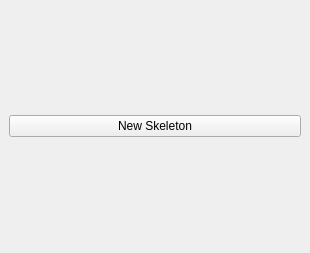
<?xml version="1.0" encoding="UTF-8"?>
<ui version="4.0">
 <class>SkeletonToolWidget</class>
 <widget class="QWidget" name="SkeletonToolWidget">
  <property name="geometry">
   <rect>
    <x>0</x>
    <y>0</y>
    <width>310</width>
    <height>253</height>
   </rect>
  </property>
  <layout class="QVBoxLayout" name="verticalLayout_3">
   <property name="leftMargin">
    <number>0</number>
   </property>
   <property name="topMargin">
    <number>0</number>
   </property>
   <property name="rightMargin">
    <number>0</number>
   </property>
   <property name="bottomMargin">
    <number>0</number>
   </property>
   <item>
    <widget class="QScrollArea" name="scrollArea">
     <property name="frameShape">
      <enum>QFrame::NoFrame</enum>
     </property>
     <property name="widgetResizable">
      <bool>true</bool>
     </property>
     <widget class="QWidget" name="scrollAreaWidgetContents">
      <property name="geometry">
       <rect>
        <x>0</x>
        <y>0</y>
        <width>310</width>
        <height>253</height>
       </rect>
      </property>
      <layout class="QVBoxLayout" name="verticalLayout">
       <property name="leftMargin">
        <number>0</number>
       </property>
       <property name="topMargin">
        <number>0</number>
       </property>
       <property name="rightMargin">
        <number>0</number>
       </property>
       <property name="bottomMargin">
        <number>0</number>
       </property>
       <item>
        <widget class="QStackedWidget" name="stackedWidget">
         <property name="currentIndex">
          <number>0</number>
         </property>
         <widget class="QWidget" name="page_no_skeleton">
          <layout class="QVBoxLayout" name="verticalLayout_2">
           <item>
            <widget class="QPushButton" name="button_new_skeleton">
             <property name="text">
              <string>New Skeleton</string>
             </property>
             <property name="icon">
              <iconset theme="list-add"/>
             </property>
            </widget>
           </item>
          </layout>
         </widget>
         <widget class="QWidget" name="page_skeleton">
          <layout class="QVBoxLayout" name="verticalLayout_4">
           <item>
            <widget class="QLabel" name="label">
             <property name="text">
              <string>Skeleton</string>
             </property>
             <property name="alignment">
              <set>Qt::AlignCenter</set>
             </property>
            </widget>
           </item>
           <item>
            <widget class="Line" name="line">
             <property name="orientation">
              <enum>Qt::Horizontal</enum>
             </property>
            </widget>
           </item>
           <item>
            <widget class="QLabel" name="label_2">
             <property name="text">
              <string>Current Skin</string>
             </property>
            </widget>
           </item>
           <item>
            <widget class="QComboBox" name="combo_skin"/>
           </item>
           <item>
            <widget class="QPushButton" name="button_skin_new">
             <property name="text">
              <string>Add Skin</string>
             </property>
             <property name="icon">
              <iconset theme="list-add"/>
             </property>
            </widget>
           </item>
           <item>
            <widget class="QPushButton" name="button_skin_delete">
             <property name="text">
              <string>Delete Skin</string>
             </property>
             <property name="icon">
              <iconset theme="list-remove"/>
             </property>
            </widget>
           </item>
           <item>
            <spacer name="verticalSpacer">
             <property name="orientation">
              <enum>Qt::Vertical</enum>
             </property>
             <property name="sizeHint" stdset="0">
              <size>
               <width>20</width>
               <height>40</height>
              </size>
             </property>
            </spacer>
           </item>
          </layout>
         </widget>
         <widget class="QWidget" name="page_bone">
          <layout class="QVBoxLayout" name="verticalLayout_7">
           <item>
            <widget class="QLabel" name="label_3">
             <property name="text">
              <string>Bone</string>
             </property>
             <property name="alignment">
              <set>Qt::AlignCenter</set>
             </property>
            </widget>
           </item>
           <item>
            <widget class="Line" name="line_4">
             <property name="orientation">
              <enum>Qt::Horizontal</enum>
             </property>
            </widget>
           </item>
           <item>
            <widget class="QListWidget" name="view_bone_slots"/>
           </item>
           <item>
            <layout class="QHBoxLayout" name="horizontalLayout">
             <item>
              <widget class="QPushButton" name="button_button_slot_add">
               <property name="text">
                <string>Add Slot</string>
               </property>
               <property name="icon">
                <iconset theme="list-add"/>
               </property>
              </widget>
             </item>
             <item>
              <widget class="QPushButton" name="button_button_slot_delete">
               <property name="text">
                <string>Delete Slot</string>
               </property>
               <property name="icon">
                <iconset theme="list-remove"/>
               </property>
              </widget>
             </item>
            </layout>
           </item>
          </layout>
         </widget>
         <widget class="QWidget" name="page_slot">
          <layout class="QVBoxLayout" name="verticalLayout_6">
           <item>
            <widget class="QLabel" name="label_4">
             <property name="text">
              <string>Slot</string>
             </property>
             <property name="alignment">
              <set>Qt::AlignCenter</set>
             </property>
            </widget>
           </item>
           <item>
            <widget class="Line" name="line_3">
             <property name="orientation">
              <enum>Qt::Horizontal</enum>
             </property>
            </widget>
           </item>
           <item>
            <widget class="QListWidget" name="view_slot_attachments"/>
           </item>
           <item>
            <layout class="QHBoxLayout" name="horizontalLayout_2">
             <item>
              <widget class="QPushButton" name="button_slot_attachment_new">
               <property name="text">
                <string>Add Attach</string>
               </property>
               <property name="icon">
                <iconset theme="list-add"/>
               </property>
              </widget>
             </item>
             <item>
              <widget class="QPushButton" name="button_slot_attachment_delete">
               <property name="text">
                <string>Delete Attach</string>
               </property>
               <property name="icon">
                <iconset theme="list-remove"/>
               </property>
              </widget>
             </item>
            </layout>
           </item>
           <item>
            <widget class="QPushButton" name="button_slot_delete">
             <property name="text">
              <string>Delete Slot</string>
             </property>
             <property name="icon">
              <iconset theme="list-remove"/>
             </property>
            </widget>
           </item>
          </layout>
         </widget>
         <widget class="QWidget" name="page_5">
          <layout class="QVBoxLayout" name="verticalLayout_5">
           <item>
            <widget class="QLabel" name="label_5">
             <property name="text">
              <string>Skin Item</string>
             </property>
             <property name="alignment">
              <set>Qt::AlignCenter</set>
             </property>
            </widget>
           </item>
           <item>
            <widget class="Line" name="line_2">
             <property name="orientation">
              <enum>Qt::Horizontal</enum>
             </property>
            </widget>
           </item>
           <item>
            <widget class="QComboBox" name="combo_item_attachment"/>
           </item>
           <item>
            <widget class="QPushButton" name="button_item_new">
             <property name="text">
              <string>New Item</string>
             </property>
             <property name="icon">
              <iconset theme="list-add"/>
             </property>
            </widget>
           </item>
           <item>
            <widget class="QPushButton" name="pushButton">
             <property name="text">
              <string>New Image Item</string>
             </property>
             <property name="icon">
              <iconset theme="insert-image"/>
             </property>
            </widget>
           </item>
           <item>
            <widget class="QPushButton" name="button_item_delete">
             <property name="text">
              <string>Delete Item</string>
             </property>
             <property name="icon">
              <iconset theme="list-remove"/>
             </property>
            </widget>
           </item>
           <item>
            <spacer name="verticalSpacer_2">
             <property name="orientation">
              <enum>Qt::Vertical</enum>
             </property>
             <property name="sizeHint" stdset="0">
              <size>
               <width>20</width>
               <height>40</height>
              </size>
             </property>
            </spacer>
           </item>
          </layout>
         </widget>
        </widget>
       </item>
      </layout>
     </widget>
    </widget>
   </item>
  </layout>
 </widget>
 <resources/>
 <connections/>
</ui>
